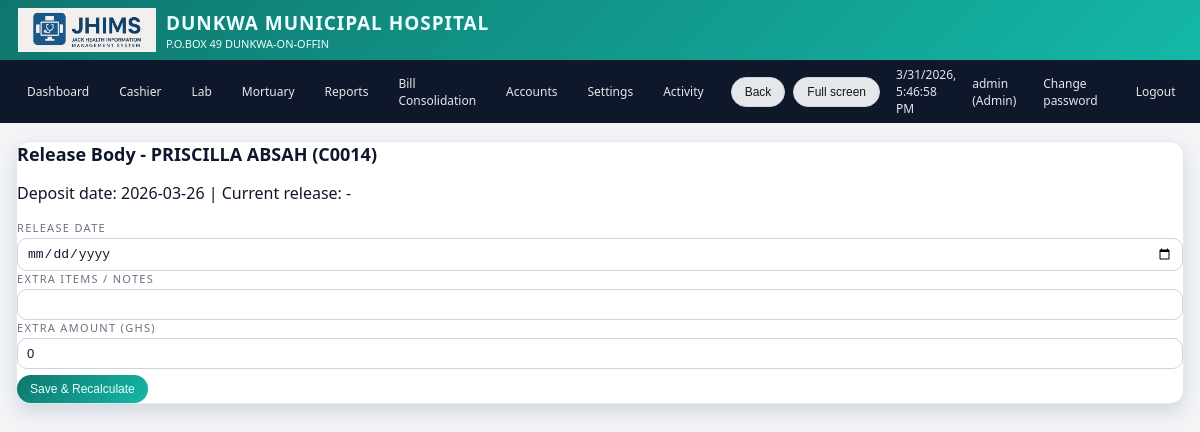
Page /mortuary/discharge/14 (signed in) on the committed database.
### tables this page shows
CREATE TABLE mortuary_cases(id INTEGER PRIMARY KEY AUTOINCREMENT,corpse_id TEXT UNIQUE,patient_id TEXT,corpse_name TEXT,sex TEXT,age TEXT,relative_name TEXT,relative_phone TEXT,deposit_date TEXT,release_date TEXT,days_total INTEGER,daily_rate REAL,embalming_fee REAL,extra_items TEXT,extra_amount REAL,total_amount REAL,status TEXT,is_paid INTEGER DEFAULT 0);

### app.py (the view)
@app.route("/mortuary/discharge/<int:id>", methods=["GET", "POST"])
@login_required(role="Mortuary")
def discharge(id):
    conn = get_db()
    c = conn.cursor()
    c.execute("SELECT * FROM mortuary_cases WHERE id=?", (id,))
    r = c.fetchone()
    conn.close()
    if not r:
        return "Record not found"
    if r["is_paid"] == 0:
        return "⚠️ Pay embalming fee first"
    if r["is_paid"] == 0:
        return "⚠️ Cannot discharge. Payment not completed."
    return render_template("mortuary_release.html", case=r)
    days, bill = calculate_mortuary_bill(r["deposit_date"])
    extra = float(r["extra_amount"] or 0)
    total_amount = bill + extra

### app.py (called while the page is built)
def get_db():
    conn = sqlite3.connect(DB_PATH)
    conn.row_factory = sqlite3.Row
    return conn

def login_required(role=None):
    def deco(f):
        @wraps(f)
        def wrapper(*args, **kwargs):
            if "user" not in session:
                return redirect(url_for("login"))
            if role and session.get("role") not in (role, "Admin"):
                flash("Access denied for your role.", "danger")
                return redirect(url_for("dashboard"))
            return f(*args, **kwargs)
        return wrapper
    return deco

@app.before_request
def startup():
    init_db()

@app.context_processor
def inject_globals():
    conn = get_db()
    c = conn.cursor()
    c.execute("SELECT name, insured_price, non_insured_price FROM lab_test_prices ORDER BY name")
    tests = c.fetchall()
    c.execute("SELECT name FROM services ORDER BY name")
    services = [r["name"] for r in c.fetchall()]
    conn.close()
    return dict(
        APP_NAME=APP_NAME,
        HOSPITAL_NAME=HOSPITAL_NAME,
        HOSPITAL_ADDRESS=HOSPITAL_ADDRESS,
        HOSPITAL_PHONE=HOSPITAL_PHONE,
        POWERED_BY=POWERED_BY,
        LAB_TESTS=tests,
        SERVICES=services,
        now=datetime.now,
    )

### templates/mortuary_release.html
{% extends "base.html" %}
{% block content %}
<div class="card">
  <h2>Release Body - {{ case.corpse_name }} ({{ case.corpse_id }})</h2>
  <p>Deposit date: {{ case.deposit_date }} | Current release: {{ case.release_date or '-' }}</p>
  <form method="post" class="no-print">
    <div class="row">
      <div class="col"><label>Release Date</label><input type="date" name="release_date" required value="{{ case.release_date }}"></div>
    </div>
    <div><label>Extra Items / Notes</label><input type="text" name="extra_items" value="{{ case.extra_items or '' }}"></div>
    <div class="row">
      <div class="col"><label>Extra Amount (GHS)</label><input type="number" step="0.01" name="extra_amount" value="{{ case.extra_amount or 0 }}"></div>
    </div>
    <button class="btn btn-primary" type="submit" style="margin-top:6px;">Save &amp; Recalculate</button>
  </form>
</div>
{% endblock %}

### templates/base.html (style rules this page uses)
:root { --accent:#0f766e; --accent-strong:#0d9488; --accent-soft:#a7f3d0; --danger:#b91c1c; --border-soft:#e2e8f0; --bg-light:#f3f4f6; --bg-card:#ffffff; --text-main:#0f172a; --text-muted:#6b7280; }
* { box-sizing:border-box; }
body { margin:0; font-family:system-ui,-apple-system,BlinkMacSystemFont,"Segoe UI",sans-serif; }
body.theme-light { background:var(--bg-light); color:var(--text-main); }
body.theme-light .card { background:var(--bg-card); border-radius:14px; border:1px solid var(--border-soft); box-shadow:0 8px 18px rgba(148,163,184,.35); }
.card h2 { margin-top:0; font-size:18px; }
input[type=text], input[type=password], input[type=number], input[type=date], select, textarea { width:100%; padding:7px 9px; border-radius:10px; border:1px solid #cbd5e1; font-size:13px; background:#ffffff; color:#0f172a; outline:none; transition:.15s border-color,.15s box-shadow,.15s background; }
input::placeholder,textarea::placeholder { color:#9ca3af; }
label { display:block; font-size:11px; margin-bottom:3px; color:#6b7280; text-transform:uppercase; letter-spacing:.12em; }
.row { display:flex;gap:10px;flex-wrap:wrap; }
.col { flex:1;min-width:180px; }
.btn { display:inline-flex; align-items:center; justify-content:center; gap:5px; padding:7px 13px; border-radius:999px; border:none; font-size:12px; font-weight:500; cursor:pointer; white-space:nowrap; transition:.16s transform,.16s box-shadow,.16s background; }
.btn-primary { background:linear-gradient(135deg,#0f766e,#14b8a6); color:#ecfeff; }

### rows in the picture
mortuary_cases: corpse_name "PRISCILLA ABSAH", corpse_id "C0014", deposit_date "2026-03-26", extra_amount "0"

### other values in the picture
{{ HOSPITAL_NAME }} "DUNKWA MUNICIPAL HOSPITAL"
{{ HOSPITAL_ADDRESS }} "P.O.BOX 49 DUNKWA-ON-OFFIN"
{{ session.get('user') }} "admin"
{{ session.get('role') }} "Admin"
{{ case.release_date or '-' }} "-"
